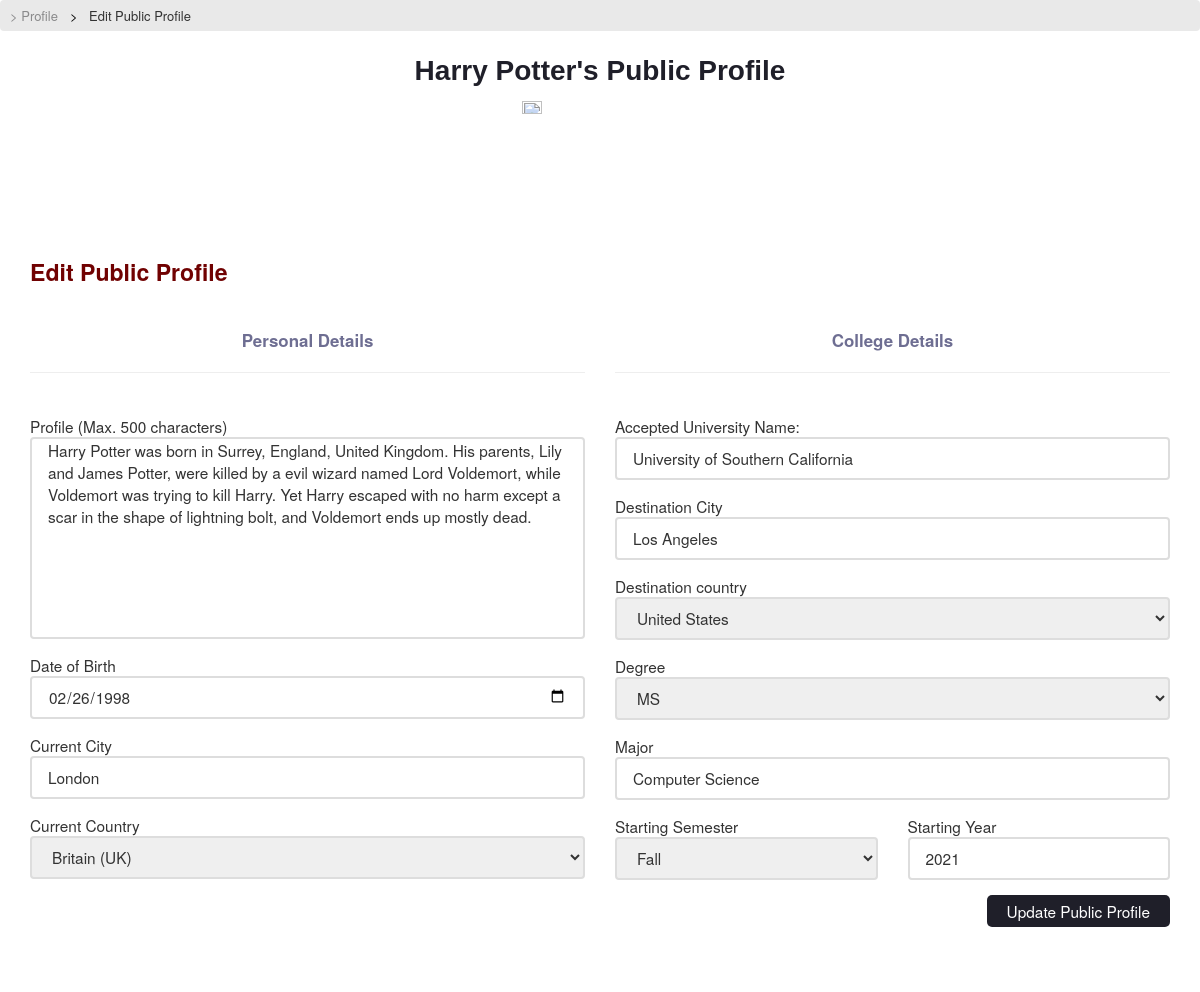
Screenshot of /user/update_public_profile/ (signed in) with the database file from the repository.
### connect/models.py (models this page shows)
class PublicProfile(models.Model):
    user = models.OneToOneField(User, on_delete = models.CASCADE, primary_key=True)
    profile_public = models.BooleanField(default = False)
    origin_city = models.CharField(max_length = 100, blank = True, null=True)
    origin_country = CountryField(blank = True, blank_label = 'Select Country')
    destination_city = models.CharField(max_length = 100, blank = True, null=True)
    destination_country = CountryField(blank = True, blank_label = 'Select Country')
    accepted_university = models.CharField(max_length = 200, blank = True, null=True)
    major = models.CharField(max_length = 200, blank = True, null=True)
    date_of_birth = models.DateField(blank = True, null = True)
    profile = models.TextField(blank = True)
    profile_updated = models.BooleanField(default = False)
    degree = models.CharField(choices = DEGREE_CHOICES, default = 'ms', max_length = 3)
    starting_semester = models.CharField(choices = STARTING_SEMESTER_CHOICES, max_length = 5, blank = True, null=True, default = 'F')
    starting_year = models.IntegerField(blank = True, null = True)

### connect/views.py (the view)
# urls.py: path('update_public_profile/', update_public_profile_view, name = 'UpdatePublicProfile'),
def update_public_profile_view(request):
    if request.method == 'POST':
        print('public prof form has been submitted')
        form = UpdatePublicProfileForm(request.POST)
        if form.is_valid():
            print('public prof form is valid')
            degree = request.POST.get('degree')
            starting_semester = request.POST.get('starting_semester')
            major = request.POST.get('major')
            profile = request.POST.get('profile')
            date_of_birth = request.POST.get('date_of_birth')
            origin_city = request.POST.get('origin_city')
            origin_country = request.POST.get('origin_country')
            destination_city = request.POST.get('destination_city')
            destination_country = request.POST.get('destination_country')
            accepted_university = request.POST.get('accepted_university')
            starting_year = request.POST.get('starting_year')
            user = request.user
            user.refresh_from_db()
            public_profile = PublicProfile()
            public_profile.degree = degree
            public_profile.starting_semester = starting_semester
            public_profile.major = major
            public_profile.profile = profile
            public_profile.date_of_birth = date_of_birth
            public_profile.origin_city = origin_city
            public_profile.origin_country = origin_country
            public_profile.destination_city = destination_city
            public_profile.destination_country = destination_country
            public_profile.accepted_university = accepted_university
            public_profile.profile_updated = True
            public_profile.starting_year = starting_year
            public_profile.user = user
            public_profile.save()
            return redirect('user-home')
        else:
            print(form.errors)
            print('form isnt valid')
    else:
        current_user = request.user
        initial_values = {}
        if current_user.publicprofile.profile_updated:
            initial_values = {
                'profile': current_user.publicprofile.profile,
                'date_of_birth': current_user.publicprofile.date_of_birth,
                'origin_city': current_user.publicprofile.origin_city,
                'origin_country': current_user.publicprofile.origin_country,
                'destination_city': current_user.publicprofile.destination_city,
                'destination_country': current_user.publicprofile.destination_country,
                'accepted_university': current_user.publicprofile.accepted_university,
                'major': current_user.publicprofile.major,
                'starting_semester': current_user.publicprofile.starting_semester,
                'starting_year': current_user.publicprofile.starting_year,
                'degree': current_user.publicprofile.degree
            }
        form = UpdatePublicProfileForm(request.POST or None, initial = initial_values)
    context = {
        'form': form
    }
    return render(request, 'registration/update-public-profile.html', context)

### connect/forms.py (shortened to what this page needs)
class UpdatePublicProfileForm(forms.Form):
    profile = forms.CharField(widget = forms.Textarea, label = "Profile (Max. 500 characters)")
    date_of_birth = forms.DateField(label = "Date of Birth", widget=forms.widgets.DateInput(attrs={'type': 'date'}))
    origin_city = forms.CharField(label = "Current City")
    origin_country = CountryField(blank_label = "Current Country").formfield()
    destination_city = forms.CharField(label = "Destination City")
    destination_country = CountryField(blank_label = "Select Destination Country").formfield()
    accepted_university = forms.CharField(label = "Accepted University Name")
    major = forms.CharField(label = "Major")
    starting_semester = forms.ChoiceField(choices = STARTING_SEMESTER_CHOICES, label = "Starting Semester")
    starting_year = forms.IntegerField(label = "Starting Year")
    degree = forms.ChoiceField(choices = DEGREE_CHOICES)

### pages/templates/registration/update-public-profile.html (shortened to what this page needs)
{% load widget_tweaks %} {% load static %}
<head>
    <link rel="stylesheet" href="https://maxcdn.bootstrapcdn.com/bootstrap/3.3.7/css/bootstrap.min.css">
    <link rel="stylesheet" href="{%  static 'css/portal-stylesheets/form-stylesheets/update-public-profile-style.css' %}">
</head>
<ul class="breadcrumb">
    <li><a onclick="showProfile()">> Profile</a></li>
    <li>Edit Public Profile</li>
</ul>
<p class="main-heading">{{user.first_name|title}} {{user.last_name|title}}'s Public Profile</p>
{% if user.graduateadmissionsprofile.gender == 'M' %}
<img class="profile-pic" src="https://www.kavs.uniza.sk/images/Avatar_img/avatar-user-student-3e3e52aa56aeb627-512x512.png" alt="profile_pic"> {% else %}
<img class="profile-pic" src="https://cdn.iconscout.com/icon/premium/png-512-thumb/female-avatar-12-774634.png" alt="profile_pic"> {% endif %}
<div class="section">
    <p class="section-heading">Edit Public Profile</p>
    <form method="POST" action="{% url 'UpdatePublicProfile' %}">{% csrf_token %} {{ form.non_field_errors }}
        <div class="side-by-side">
            <div>
                <p class="subheading">Personal Details</p>
                <hr>
                <br>{{form.profile.errors}} {{form.profile.label}} {% render_field form.profile placeholder='Something about yourself...' class='form-field' maxlength='500' rows='9' id="profile_textarea" %}
                <br> {{ form.date_of_birth.errors }} {{form.date_of_birth.label}} {% render_field form.date_of_birth placeholder='DOB' class='form-field'%}
                <br> {{ form.origin_city.errors }} {{form.origin_city.label}} {% render_field form.origin_city placeholder='Current City' class='form-field'%}
                <br> {{ form.origin_country.errors }} Current Country {% render_field form.origin_country placeholder='Current Country' class='form-field'%}
            </div>
            <div>
                <p class="subheading">College Details</p>
                <hr>
                <br>{{form.accepted_university.errors}} {{form.accepted_university.label}}: {% render_field form.accepted_university placeholder='College Name' class='form-field' %}
                <br> {{ form.destination_city.errors }} {{form.destination_city.label}} {% render_field form.destination_city placeholder='City' class='form-field'%}
                <br> {{ form.destination_country.errors }} {{form.destination_country.label}} {% render_field form.destination_country placeholder='Country' class='form-field'%}
                <br> {{ form.degree.errors }} {{form.degree.label}} {% render_field form.degree placeholder='Degree' class='form-field'%}
                <br> {{ form.major.errors }} {{form.major.label}} {% render_field form.major placeholder='Major' class='form-field'%}
                <div class="side-by-side">
                    <div>
                        {{ form.starting_semester.errors }} {{form.starting_semester.label}} {% render_field form.starting_semester placeholder='Starting Semester' class='form-field'%}
                    </div>
                    <div>
                        {{ form.starting_year.errors }} {{form.starting_year.label}} {% render_field form.starting_year placeholder='Starting Year' class='form-field'%}
                    </div>
                </div>
            </div>
        </div>
        <button type="submit" id="update-profile-button">Update Public Profile</button>
    </form>
</div>

### pages/static/css/portal-stylesheets/form-stylesheets/update-public-profile-style.css (style rules this page uses)
.main-heading { font-family: Arial, Helvetica, sans-serif; color: #1F1F29; font-weight: bold; font-size: 2em; text-align: center; }
.profile-pic { width: 13%; display: block; margin: 0 auto; }
.section { padding: 30px; background-color: #fff; margin: 20px 0px; font-size: 1.1em; word-wrap: break-word; }
.section-heading { font-size: 1.5em; font-weight: bold; color: #700101; }
.subheading { color: #6E6E92; font-weight: bold; margin-top: 30px; text-align: center; font-size: 1.1em; }
.side-by-side { display: grid; grid-template-columns: 1fr 1fr; gap: 30px; }
.form-field { height: 43px; padding: 0 16px; border: 2px solid #ddd; border-radius: 4px; outline: 0; transition: .2s; width: 100%; font-size: 1em; margin-bottom: 15px; }
ul.breadcrumb { padding: 5px 10px; list-style: none; background-color: #e9e9e9; }
ul.breadcrumb li { display: inline; font-size: 13px; cursor: pointer; }
ul.breadcrumb li+li:before { padding: 8px; color: black; content: ">\00a0"; }
ul.breadcrumb li a { color: #8A8A8B; text-decoration: none; }
#profile_textarea { height: auto; resize: none; }
button { background-color: #1F1F29; color: white; padding: 5px 20px; border-radius: 5px; cursor: pointer; border: none; float: right; }

### rows the page displays
PublicProfile: profile "Harry Potter was born in Surrey, England, United Kingdom. His parents, Lily and James Potter, were killed by a evil wizard named Lord Voldemort, while Voldemort was trying to kill Harry. Yet Harry escaped with no harm except a scar in the shape of lightning bolt, and Voldemort ends up mostly dead.", date_of_birth "02/26/1998", origin_city "London", origin_country "Britain (UK)", accepted_university "University of Southern California", destination_city "Los Angeles", destination_country "United States", degree "MS", major "Computer Science", starting_semester "Fall", starting_year "2021"

### other values shown
{{ user.first_name|title }} "Harry"
{{ user.last_name|title }} "Potter"
